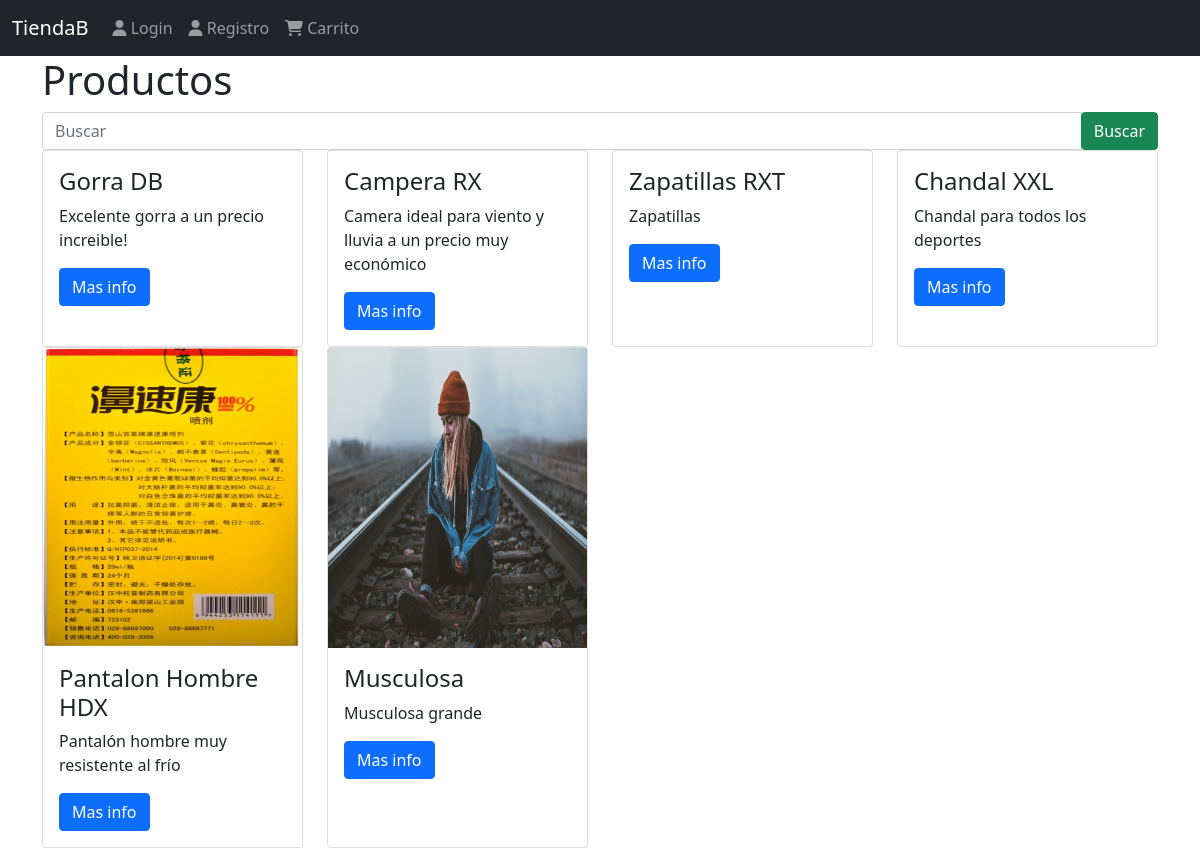
The page / on the database its author committed.
### products/models.py (models this page shows, shortened)
class Product(models.Model):
    title = models.CharField(max_length=40)
    description = models. TextField()
    price = models.DecimalField(max_digits=8, decimal_places=2, default=0.0)
    image = models.ImageField(upload_to='products/', null=False, blank=False)
    created_at = models.DateTimeField(auto_now_add=True)
    slug = models.SlugField(max_length=200, null=False, blank=False, unique=True)
    """
    def save(self, *args, **kwargs):
        self.slug = slugify(self.title)
        super(Product, self).save(*args, **kwargs)
    """

### products/views.py (the view)
# urls.py: path('', ProductListView.as_view(), name='index'),
class ProductListView(ListView):
    template_name='index.html'
    queryset=Product.objects.all()
    model = Product
    paginate_by = 100  # if pagination is desired
    def get_context_data(self, **kwargs):
        context = super().get_context_data(**kwargs)
        context ['mensaje']='Productos'
        return context

### Templates/index.html
{%extends 'base.html'%} {%block content%}
<div class='container'>
	<h1>{{mensaje}}</h1>
	{%include 'products/snippets/search.html'%}
	<div class='row'>
		{% include 'products/snippets/listp.html' %}
	</div>
</div>
{%endblock%}

### Templates/products/snippets/listp.html
{%for i in product_list%}
	<div class=col-3 mt-4>
		{%include 'products/snippets/product.html'%}
	</div>
{%endfor%}

### Templates/products/snippets/product.html
<div class='card h-100'>
	{%if i.image%} <img src='{{i.image.url}}' alt='gorra??' height='300'>
	{%endif%}
	<div class='card-body'>
		<div class='card-text'>
			<h4>{{i.title}}</h4>
			<p>{{i.description}}</p>
			<a href='{%url "product" i.slug %}' class='btn btn-primary'>Mas info</a>
		</div>
	</div>
</div>

### rows shown on the page
Product: title "Gorra DB", description "Excelente gorra a un precio increible!"
Product: title "Campera RX", description "Camera ideal para viento y lluvia a un precio muy económico"
Product: title "Zapatillas RXT", description "Zapatillas"
Product: title "Chandal XXL", description "Chandal para todos los deportes"
Product: image (picture), title "Pantalon Hombre HDX", description "Pantalón hombre muy resistente al frío"
Product: image (picture), title "Musculosa", description "Musculosa grande"

### other values the page prints
{{ mensaje }} "Productos"
